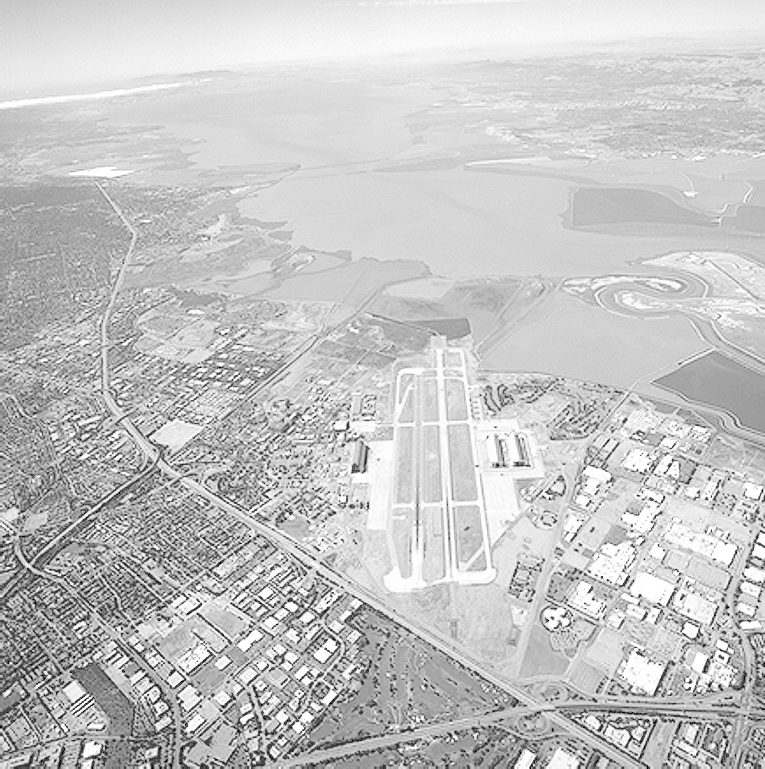
#> input picture PhepToanMienKhongGian/sanbay.tif, 765 x 769 px, found by its file name
$ python Chuyen_Doi_Gamma.py
#> lines starting #> are read from the running program, lines starting #| are printed output that depends on the picture
import cv2 as cv
import matplotlib.pyplot as plt

# Hàm thực hiện chuyển đổi Gamma
def Chuyen_Doi_Gamma(img, gamma, c):
    return float(c) * pow(img, float(gamma))

# Hàm để hiển thị ảnh gốc và các ảnh sau khi chuyển đổi với các giá trị gamma khác nhau
def show_Chuyen_Doi_Gamma():
    # Tạo một figure với kích thước 16x9
    fig = plt.figure(figsize=(16, 9))
    # Tạo một lưới 2x2 để hiển thị ảnh gốc và các ảnh chuyển đổi
    (ax1, ax2), (ax3, ax4) = fig.subplots(2, 2)

    # Đọc ảnh đầu vào (ảnh xám)
    img = cv.imread('PhepToanMienKhongGian/sanbay.tif', 0)
#> img is the input picture: shape (769, 765); min 0, max 255, mean 197.1
    # Hiển thị ảnh gốc
    ax1.imshow(img, cmap='gray')
    ax1.set_title("ảnh gốc")

    # Thực hiện chuyển đổi Gamma với gamma = 3 và hiển thị ảnh kết quả
    y1 = Chuyen_Doi_Gamma(img, 3.0, 1.0)
#> in Chuyen_Doi_Gamma, `return float(c) * pow(img, float(gamma))`:
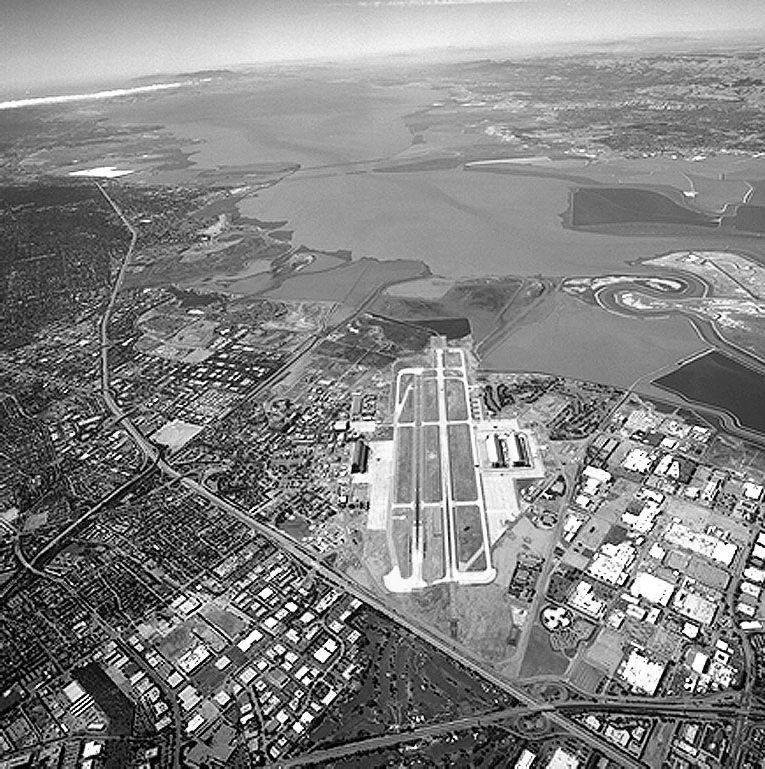
#> returned value: shape (769, 765) float64; min 0, max 16581375, mean 8547341.1; drawn with min black and max white
    ax2.imshow(y1, cmap='gray')
    ax2.set_title("gamma=3")

    # Thực hiện chuyển đổi Gamma với gamma = 4 và hiển thị ảnh kết quả
    y2 = Chuyen_Doi_Gamma(img, 4.0, 1.0)
#> call 2 of Chuyen_Doi_Gamma, with gamma = 4, c = 1
#> in Chuyen_Doi_Gamma (call 2), `return float(c) * pow(img, float(gamma))`:
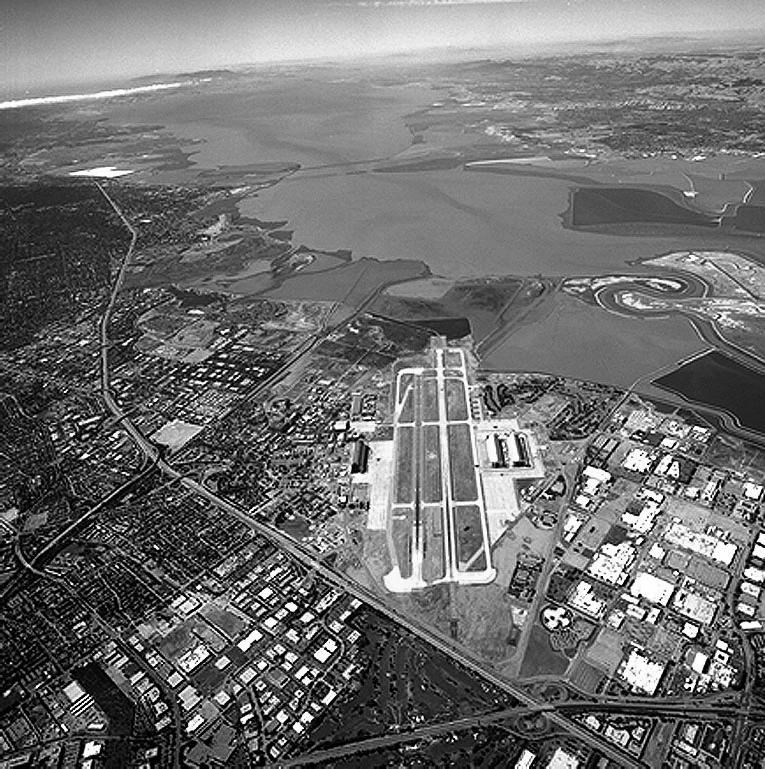
#> returned value: shape (769, 765) float64; min 0, max 4.23e+09, mean 1.84e+09; drawn with min black and max white
    ax3.imshow(y2, cmap='gray')
    ax3.set_title("gamma=4")

    # Thực hiện chuyển đổi Gamma với gamma = 5 và hiển thị ảnh kết quả
    y3 = Chuyen_Doi_Gamma(img, 5.0, 1.0)
#> call 3 of Chuyen_Doi_Gamma, with gamma = 5, c = 1
#> in Chuyen_Doi_Gamma (call 3), `return float(c) * pow(img, float(gamma))`:
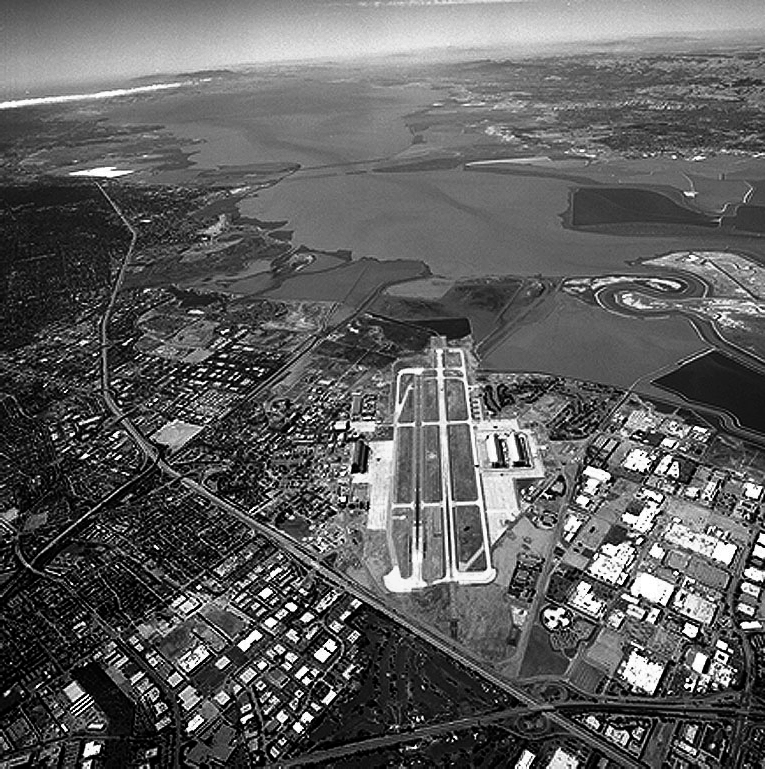
#> returned value: shape (769, 765) float64; min 0, max 1.08e+12, mean 4e+11; drawn with min black and max white
    ax4.imshow(y3, cmap='gray')
    ax4.set_title("gamma=5")
    plt.show()
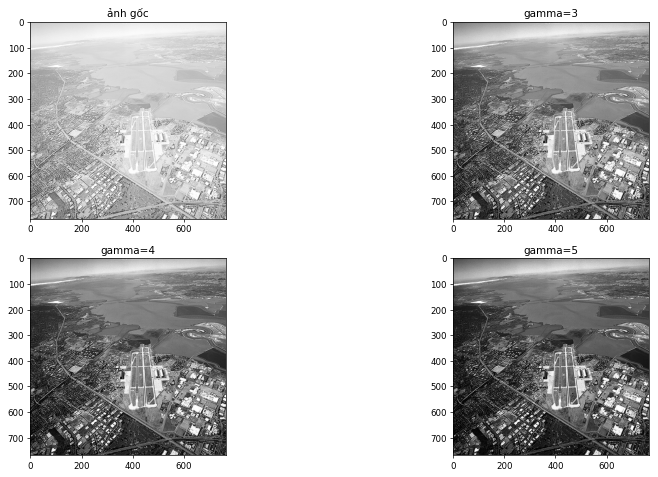
#> figure drawn by matplotlib, 4 panels

# Hàm main
if __name__ == '__main__':
    show_Chuyen_Doi_Gamma()
